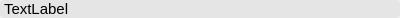
<?xml version="1.0" encoding="UTF-8"?>
<ui version="4.0">
 <class>TagOrCategoryListCellWidget</class>
 <widget class="QWidget" name="TagOrCategoryListCellWidget">
  <property name="geometry">
   <rect>
    <x>0</x>
    <y>0</y>
    <width>400</width>
    <height>16</height>
   </rect>
  </property>
  <property name="windowTitle">
   <string>Form</string>
  </property>
  <property name="styleSheet">
   <string notr="true">
QWidget#widget_content{
  border-radius: 4px;
  background-color: #e5e5e5;
}
</string>
  </property>
  <layout class="QVBoxLayout" name="verticalLayout">
   <property name="spacing">
    <number>0</number>
   </property>
   <property name="leftMargin">
    <number>0</number>
   </property>
   <property name="topMargin">
    <number>0</number>
   </property>
   <property name="rightMargin">
    <number>0</number>
   </property>
   <property name="bottomMargin">
    <number>0</number>
   </property>
   <item>
    <widget class="QWidget" name="widget_content" native="true">
     <layout class="QHBoxLayout" name="horizontalLayout">
      <property name="spacing">
       <number>0</number>
      </property>
      <property name="leftMargin">
       <number>4</number>
      </property>
      <property name="topMargin">
       <number>0</number>
      </property>
      <property name="rightMargin">
       <number>4</number>
      </property>
      <property name="bottomMargin">
       <number>0</number>
      </property>
      <item>
       <widget class="QLabel" name="label">
        <property name="font">
         <font>
          <pointsize>11</pointsize>
         </font>
        </property>
        <property name="text">
         <string>TextLabel</string>
        </property>
       </widget>
      </item>
     </layout>
    </widget>
   </item>
  </layout>
 </widget>
 <resources/>
 <connections/>
</ui>
